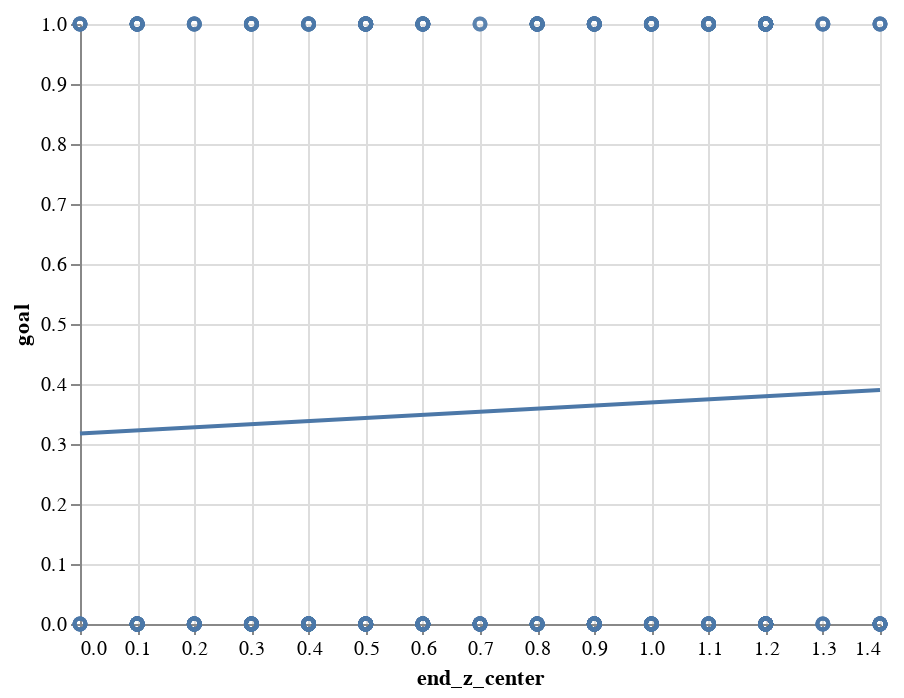

The code cell stored with this chart in its notebook:
### Code cell
fig = alt.Chart(a).mark_point().encode(x='end_z_center',y='goal')

fig + fig.transform_regression('end_z_center','goal').mark_line()

### Figure 1 — Vega-Lite specification as saved in the notebook (floating-point values rounded to 4 significant figures; data arrays with more than 128 entries replaced by an {"elided": "..."} marker saying what was removed)
{"config": {"view": {"continuousWidth": 400, "continuousHeight": 300}}, "layer": [{"mark": "point", "encoding": {"x": {"field": "end_z_center", "type": "quantitative"}, "y": {"field": "goal", "type": "quantitative"}}}, {"mark": "line", "encoding": {"x": {"field": "end_z_center", "type": "quantitative"}, "y": {"field": "goal", "type": "quantitative"}}, "transform": [{"on": "end_z_center", "regression": "goal"}]}], "data": {"name": "data-082e9b60487d9fa2709788e8186bb83e"}, "$schema": "https://vega.github.io/schema/vega-lite/v4.17.0.json", "datasets": {"data-082e9b60487d9fa2709788e8186bb83e": {"elided": "472 records"}}}
